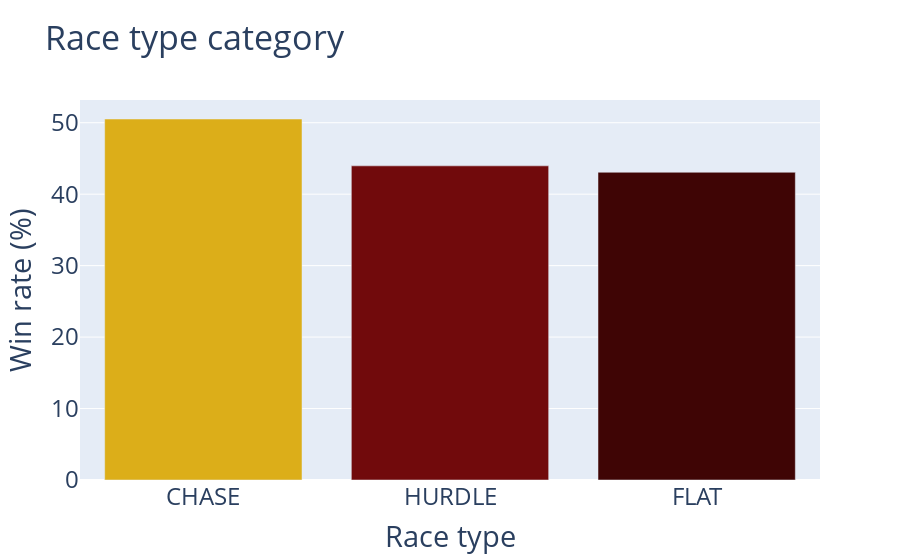

Notebook code for this chart:
### Markdown cell above
### Race_Type vs Win_Rate

### Code cell
race_type_df = calculate_win_rate(df, 'Race_Type')
fig = px.bar(
    x=race_type_df['Race_Type'],
    y=race_type_df['Win_Rate'],
    color=race_type_df['Win_Rate'],
    color_continuous_scale='oxy',
    title='Race type category',
    labels={'x': 'Race type', 'y': 'Win rate (%)'}
    )

fig.update_layout(xaxis={'categoryorder': 'total descending'}, font={'size': 24})
fig.update_coloraxes(showscale=False)
fig.write_image('../images/race-type-win-rate.png', scale=10)
fig

### Figure 1 — Plotly figure (JSON) as saved in the notebook; plotly's stock layout.template omitted (floating-point values rounded to 4 significant figures)
{"data": [{"alignmentgroup": "True", "hovertemplate": "Race type=%{x}<br>Win rate (%)=%{y}<br>color=%{marker.color}<extra></extra>", "legendgroup": "", "marker": {"color": [50.52, 43.07, 43.96], "coloraxis": "coloraxis", "pattern": {"shape": ""}}, "name": "", "offsetgroup": "", "orientation": "v", "showlegend": false, "textposition": "auto", "type": "bar", "x": ["CHASE", "FLAT", "HURDLE"], "xaxis": "x", "y": [50.52, 43.07, 43.96], "yaxis": "y"}], "layout": {"barmode": "relative", "coloraxis": {"colorbar": {"title": {"text": "color"}}, "colorscale": [[0, "rgb(63, 5, 5)"], [0.09091, "rgb(101, 6, 13)"], [0.1818, "rgb(138, 17, 9)"], [0.2727, "rgb(96, 95, 95)"], [0.3636, "rgb(119, 118, 118)"], [0.4545, "rgb(142, 141, 141)"], [0.5455, "rgb(166, 166, 165)"], [0.6364, "rgb(193, 192, 191)"], [0.7273, "rgb(222, 222, 220)"], [0.8182, "rgb(239, 248, 90)"], [0.9091, "rgb(230, 210, 41)"], [1, "rgb(220, 174, 25)"]], "showscale": false}, "font": {"size": 24}, "legend": {"tracegroupgap": 0}, "title": {"text": "Race type category"}, "xaxis": {"anchor": "y", "categoryorder": "total descending", "domain": [0, 1], "title": {"text": "Race type"}}, "yaxis": {"anchor": "x", "domain": [0, 1], "title": {"text": "Win rate (%)"}}}}
